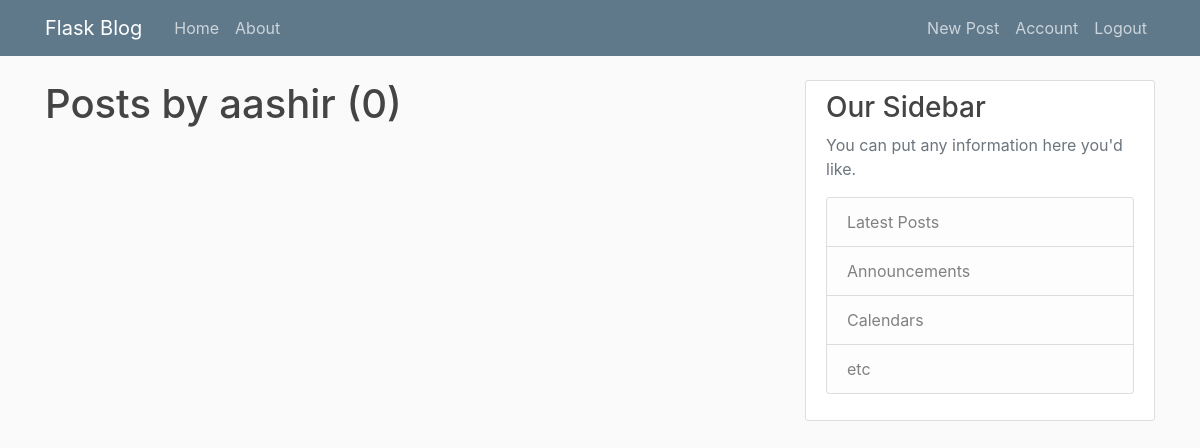
Page /user/aashir (signed in) on the earlier database version.
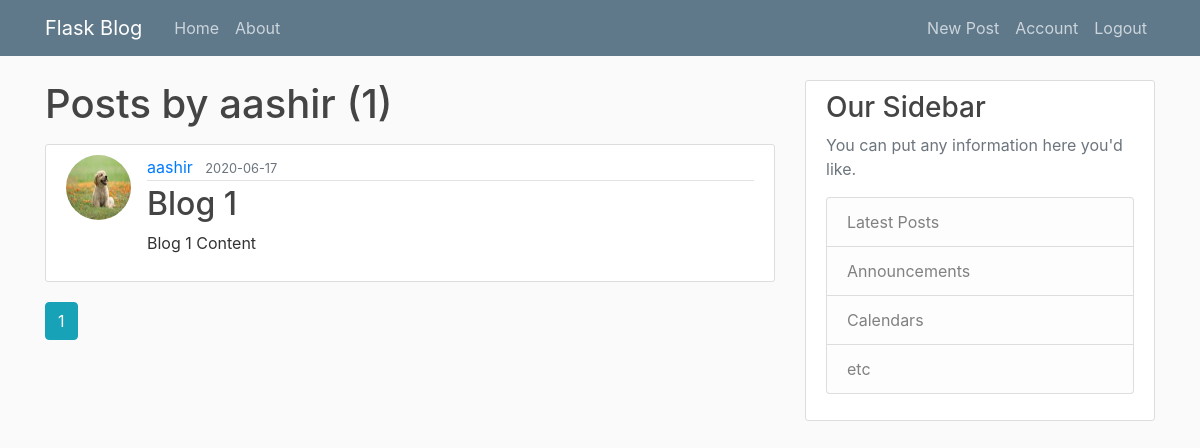
Same page on the later database version.
### flaskblog/models.py (models this page shows, shortened)
class Post(db.Model):
	id = db.Column(db.Integer, primary_key=True)
	title = db.Column(db.String(100), nullable=False)
	date_posted = db.Column(db.DateTime, nullable=False, default=datetime.utcnow)
	content = db.Column(db.Text, nullable=False)
	user_id = db.Column(db.Integer, db.ForeignKey('user.id'), nullable=False)

class User(db.Model, UserMixin):
	id = db.Column(db.Integer, primary_key=True)
	username = db.Column(db.String(20), unique=True, nullable=False)
	email = db.Column(db.String(120), unique=True, nullable=False)
	image_file = db.Column(db.String(120), nullable=False, default='default.jpg')
	password = db.Column(db.String(60), nullable=False)
	posts = db.relationship('Post', backref='author', lazy=True)

### flaskblog/routes.py (the view)
@app.route('/user/<string:username>')
@login_required
def user_posts(username):
	user = User.query.filter_by(username=username).first_or_404()
	page_num = request.args.get('page', 1, type=int)
	posts = Post.query.filter_by(author=user)\
						.order_by(Post.date_posted.desc())\
						.paginate(per_page=5, page=page_num)
	return render_template('user_posts.html', title= 'Posts', posts= posts, user=user)

### flaskblog/models.py (called while the page is built)
@login_manager.user_loader
def load_user(user_id):
	return User.query.get(int(user_id))

### flaskblog/templates/user_posts.html (shortened to what this page needs)
{% extends 'layout.html' %}
{% block content %}
	<h1 class='mb-3'> Posts by {{ user.username }} ({{ posts.total }}) </h1>
	{% for post in posts.items %}
		<article class="media content-section">
		  <img class='rounded-circle article-img' src="{{ url_for('static', filename='profile_pics/'+post.author.image_file) }}">
		  <div class="media-body">
		    <div class="article-metadata">
		      <a class="mr-2" href="{{ url_for('user_posts', username=post.author.username) }}">{{ post.author.username }}</a>
		      <small class="text-muted">{{ post.date_posted.strftime('%Y-%m-%d') }}</small>
		    </div>
		    <h2><a class="article-title" href="{{ url_for('post', post_id=post.id) }}">{{ post.title }}</a></h2>
		    <p class="article-content">{{ post.content }}</p>
		  </div>
		</article>
	{% endfor %}
	{% for page_num in posts.iter_pages(left_edge=1, right_edge=1, left_current=1, right_current=2) %}
		{% if page_num %}
			{% if posts.page == page_num %}
				<a class='btn btn-info mb-4' href="{{ url_for('user_posts', username=user.username, page=page_num) }}">{{ page_num }}</a>
			{% else %}
				<a class='btn btn-outline-info mb-4' href="{{ url_for('user_posts', username=user.username, page=page_num) }}">{{ page_num }}</a>
			{% endif %}
		{% else %}
			...
		{% endif %}
	{% endfor %}
{% endblock content %}

Differences in the rows shown:
added Post: image_file (picture), author.username "aashir", date_posted "2020-06-17", title "Blog 1", content "Blog 1 Content"
Other differences:
{{ posts.total }}: "0" → "1"
new list line: "1"
